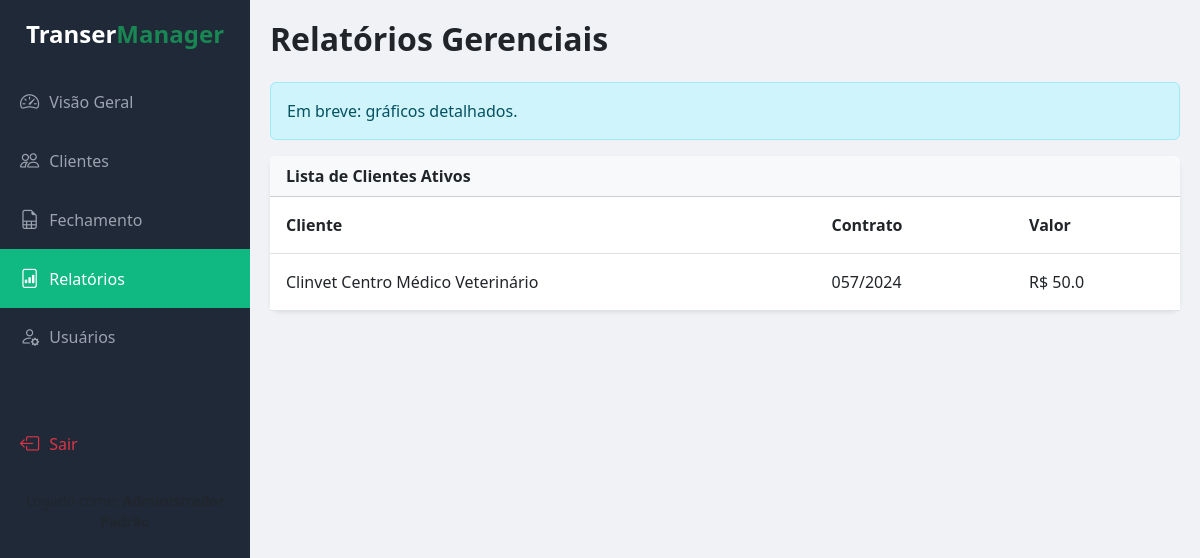
The app's page /reports (signed in), older data.
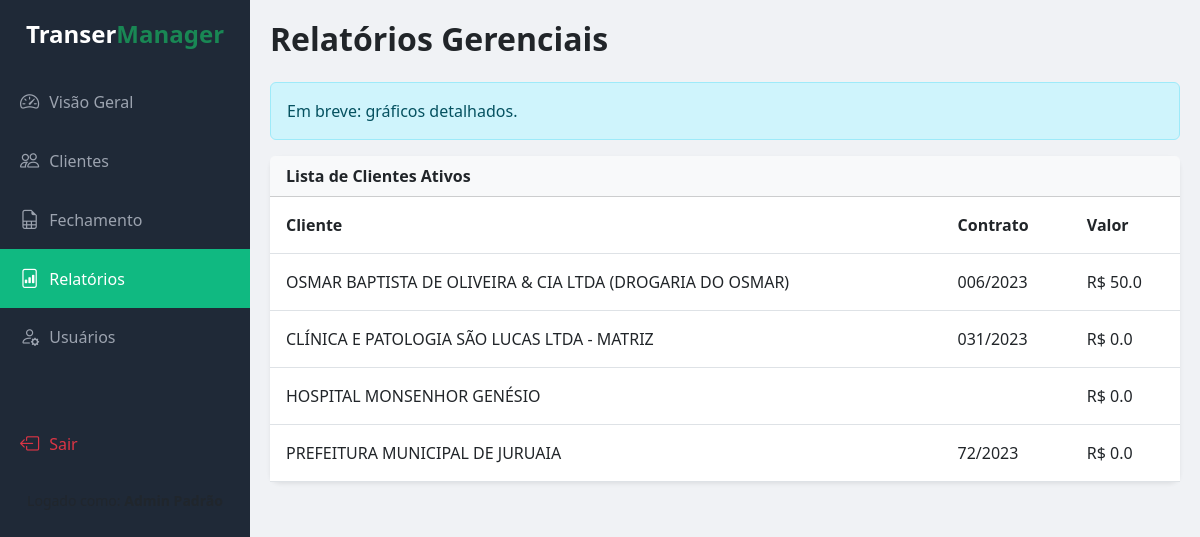
The same page, newer data.
### tables this page shows
CREATE TABLE clients (
                id INTEGER PRIMARY KEY AUTOINCREMENT,
                name TEXT NOT NULL,
                external_id TEXT,
                document TEXT,
                address TEXT,
                city TEXT,
                email TEXT,
                contract_num TEXT,
                contract_val REAL,
                contract_limit REAL,
                extra_val REAL,
                periodicity TEXT,
                created_at TEXT,
                type TEXT DEFAULT 'standard',
                parent_id INTEGER,
                price_kg REAL
            );

### app.py (the view)
@app.route('/reports')
def reports():
    if 'user_id' not in session: return redirect(url_for('login'))
    with sqlite3.connect(DB_NAME) as conn:
        conn.row_factory = sqlite3.Row
        clients = conn.execute("SELECT * FROM clients ORDER BY id DESC").fetchall()
        stats = {'total': len(clients), 'val': sum(c['contract_val'] or 0 for c in clients)}
    return render_template('index.html', view='reports', clients=clients, stats=stats, user=session.get('user_name'), role=session.get('role'))

### templates/index.html (shortened to what this page needs)
<!DOCTYPE html>
<html lang="pt-br">
<head>
    <link href="https://cdn.jsdelivr.net/npm/bootstrap@5.3.0/dist/css/bootstrap.min.css" rel="stylesheet">
    <link rel="stylesheet" href="https://cdn.jsdelivr.net/npm/bootstrap-icons@1.11.0/font/bootstrap-icons.css">
</head>
<body>
    {% if view == 'login' %}
    <div class="container">
        <div class="login-box text-center">
            <div class="mb-4"><i class="bi bi-recycle text-success" style="font-size: 4rem;"></i></div>
            <h3 class="mb-4 fw-bold text-dark">Transer Ambiental</h3>
            {% with messages = get_flashed_messages(with_categories=true) %}
                {% if messages %}
                    {% for category, message in messages %}
                        <div class="alert alert-{{ 'danger' if category == 'error' else 'success' }} alert-dismissible fade show shadow-sm">
                            <i class="bi {{ 'bi-exclamation-triangle-fill' if category == 'error' else 'bi-check-circle-fill' }} me-2"></i>
                            {{ message }}
                            <button type="button" class="btn-close" data-bs-dismiss="alert"></button>
                        </div>
                    {% endfor %}
                {% endif %}
            {% endwith %}
            <form method="POST" action="/login">
                <div class="mb-3 text-start">
                    <label class="form-label text-muted small fw-bold">USUÁRIO</label>
                    <input type="text" name="username" class="form-control p-3 bg-light border-0" placeholder="admin" required>
                </div>
                <div class="mb-4 text-start">
                    <label class="form-label text-muted small fw-bold">SENHA</label>
                    <input type="password" name="password" class="form-control p-3 bg-light border-0" placeholder="••••••" required>
                </div>
                <button type="submit" class="btn btn-success w-100 py-3 fw-bold rounded-pill shadow-sm">ENTRAR NO SISTEMA</button>
            </form>
            <p class="mt-4 text-muted small">Versão 5.0 (Filtros e Edição)</p>
        </div>
    </div>
    {% else %}
    <div class="sidebar">
        <h4 class="text-center text-white mb-4 fw-bold">Transer<span class="text-success">Manager</span></h4>
        <div class="d-flex flex-column">
            <a href="/" class="nav-link {% if view=='dashboard' %}active{% endif %}"><i class="bi bi-speedometer2"></i> Visão Geral</a>
            <a href="/clients" class="nav-link {% if view=='clients' %}active{% endif %}"><i class="bi bi-people"></i> Clientes</a>
            <a href="/closing" class="nav-link {% if view=='closing' %}active{% endif %}"><i class="bi bi-file-earmark-spreadsheet"></i> Fechamento</a>
            <a href="/reports" class="nav-link {% if view=='reports' %}active{% endif %}"><i class="bi bi-file-bar-graph"></i> Relatórios</a>
            {% if role == 'admin' %}
            <a href="/users" class="nav-link {% if view=='users' %}active{% endif %}"><i class="bi bi-person-gear"></i> Usuários</a>
            {% endif %}
            <a href="/logout" class="nav-link text-danger mt-5"><i class="bi bi-box-arrow-left"></i> Sair</a>
        </div>
        <div class="mt-auto text-center p-3 text-muted small">
            Logado como: <strong>{{ user }}</strong>
        </div>
    </div>
    <div class="main-content">
        {% if view == 'reports' %}
        <h2 class="fw-bold text-dark mb-4">Relatórios Gerenciais</h2>
        <div class="alert alert-info">Em breve: gráficos detalhados.</div>
        <div class="card p-0 shadow-sm">
            <div class="card-header bg-light fw-bold">Lista de Clientes Ativos</div>
            <table class="table table-hover mb-0">
                <thead><tr><th class="p-3">Cliente</th><th class="p-3">Contrato</th><th class="p-3">Valor</th></tr></thead>
                <tbody>
                    {% for c in clients %}
                    <tr>
                        <td class="p-3">{{ c.name }}</td>
                        <td class="p-3">{{ c.contract_num }}</td>
                        <td class="p-3">R$ {{ c.contract_val }}</td>
                    </tr>
                    {% endfor %}
                </tbody>
            </table>
        </div>
        {% endif %}
    </div>
    {% endif %}
</body>
</html>

### templates/index.html (style rules this page uses)
body { background-color: #f0f2f5; font-family: 'Segoe UI', sans-serif; }
.sidebar { height: 100vh; width: 250px; position: fixed; top: 0; left: 0; background-color: #1f2937; color: white; padding-top: 20px; }
.main-content { margin-left: 250px; padding: 20px; }
.nav-link { color: #9ca3af; padding: 15px 20px; display: flex; align-items: center; text-decoration: none; transition: 0.3s; }
.nav-link:hover, .nav-link.active { color: white; background-color: #10b981; }
.nav-link i { margin-right: 10px; font-size: 1.2rem; }
.card { border: none; border-radius: 10px; box-shadow: 0 2px 4px rgba(0,0,0,0.05); background: white; }

Row changes from the older to the newer data that the page shows:
added clients: name "OSMAR BAPTISTA DE OLIVEIRA & CIA LTDA (DROGARIA DO OSMAR)", contract_num "006/2023", contract_val "50.0"
added clients: name "CLÍNICA E PATOLOGIA SÃO LUCAS LTDA - MATRIZ", contract_num "031/2023", contract_val "0.0"
added clients: name "HOSPITAL MONSENHOR GENÉSIO", contract_val "0.0"
changed clients: name "Clinvet Centro Médico Veterinário" → "PREFEITURA MUNICIPAL DE JURUAIA"; contract_num "057/2024" → "72/2023"; contract_val "50.0" → "0.0"
